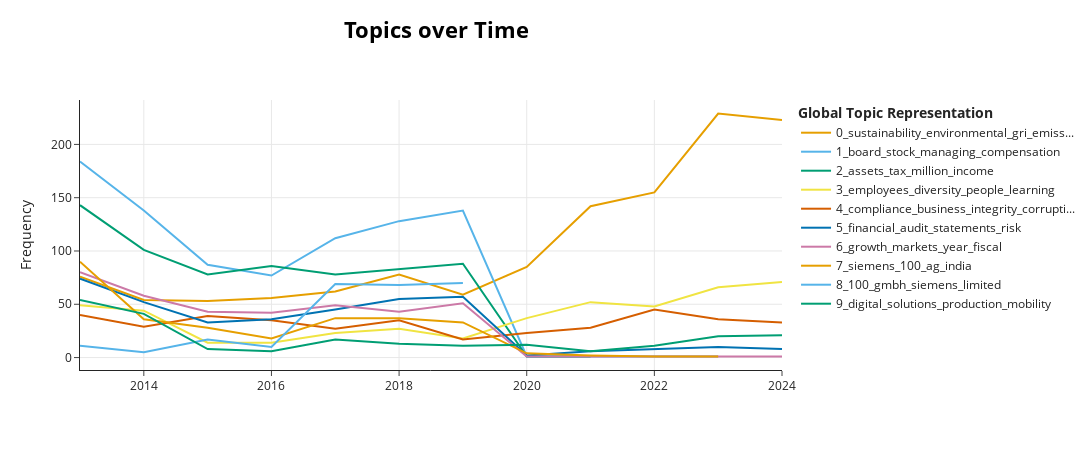

This figure's notebook cell:
### Code cell
topics_over_time = topic_model.topics_over_time(flat_chunks, years)
topic_model.visualize_topics_over_time(topics_over_time, top_n_topics=10)

### Figure 1 — Plotly figure (JSON) as saved in the notebook; plotly's stock layout.template omitted (floating-point values rounded to 4 significant figures)
{"data": [{"hoverinfo": "text", "hovertext": ["<b>Topic 0</b><br>Words: environmental, sustainability, portfolio, water, siemens", "<b>Topic 0</b><br>Words: environmental, sustainability, water, report, siemens", "<b>Topic 0</b><br>Words: environmental, portfolio, sustainability, emissions, carbon", "<b>Topic 0</b><br>Words: environmental, water, sustainability, portfolio, emissions", "<b>Topic 0</b><br>Words: environmental, water, sustainability, portfolio, emissions", "<b>Topic 0</b><br>Words: environmental, sustainability, human, water, rights", "<b>Topic 0</b><br>Words: environmental, sustainability, water, human, siemens", "<b>Topic 0</b><br>Words: sustainability, environmental, siemens, 2020, water", "<b>Topic 0</b><br>Words: sustainability, gri, environmental, 2021, fiscal", "<b>Topic 0</b><br>Words: sustainability, gri, wef, emissions, 2022", "<b>Topic 0</b><br>Words: gri, sustainability, wef, emissions, fiscal", "<b>Topic 0</b><br>Words: sustainability, gri, emissions, siemens, water"], "marker": {"color": "#E69F00"}, "mode": "lines", "name": "0_sustainability_environmental_gri_emiss...", "type": "scatter", "x": [2013, 2014, 2015, 2016, 2017, 2018, 2019, 2020, 2021, 2022, 2023, 2024], "y": [76, 54, 53, 56, 62, 78, 59, 85, 142, 155, 229, 223]}, {"hoverinfo": "text", "hovertext": ["<b>Topic 1</b><br>Words: board, stock, 2013, managing, supervisory", "<b>Topic 1</b><br>Words: board, stock, managing, 2014, compensation", "<b>Topic 1</b><br>Words: board, stock, managing, 2015, compensation", "<b>Topic 1</b><br>Words: board, stock, compensation, managing, 2015", "<b>Topic 1</b><br>Words: board, stock, managing, compensation, supervisory", "<b>Topic 1</b><br>Words: board, stock, managing, supervisory, compensation", "<b>Topic 1</b><br>Words: board, managing, compensation, stock, supervisory", "<b>Topic 1</b><br>Words: germa, mium, workforces, pensioners, spf", "<b>Topic 1</b><br>Words: strategy, board, company, managing, advises"], "marker": {"color": "#56B4E9"}, "mode": "lines", "name": "1_board_stock_managing_compensation", "type": "scatter", "x": [2013, 2014, 2015, 2016, 2017, 2018, 2019, 2020, 2023], "y": [184, 138, 87, 77, 112, 128, 138, 1, 1]}, {"hoverinfo": "text", "hovertext": ["<b>Topic 2</b><br>Words: million, assets, income, tax, cash", "<b>Topic 2</b><br>Words: income, million, tax, cash, 2014", "<b>Topic 2</b><br>Words: assets, million, income, cash, tax", "<b>Topic 2</b><br>Words: assets, million, tax, 2016, cash", "<b>Topic 2</b><br>Words: tax, million, assets, income, cash", "<b>Topic 2</b><br>Words: tax, assets, income, cash, financial", "<b>Topic 2</b><br>Words: tax, assets, 2019, million, cash", "<b>Topic 2</b><br>Words: plans, defined, pension, benefit, contribution", "<b>Topic 2</b><br>Words: plans, defined, benefit, contributions, contribution"], "marker": {"color": "#009E73"}, "mode": "lines", "name": "2_assets_tax_million_income", "type": "scatter", "x": [2013, 2014, 2015, 2016, 2017, 2018, 2019, 2020, 2021], "y": [143, 101, 78, 86, 78, 83, 88, 1, 1]}, {"hoverinfo": "text", "hovertext": ["<b>Topic 3</b><br>Words: employees, diversity, programs, employee, siemens", "<b>Topic 3</b><br>Words: culture, employees, diversity, siemens, people", "<b>Topic 3</b><br>Words: employees, employee, diversity, people, learning", "<b>Topic 3</b><br>Words: employees, diversity, employee, siemens, women", "<b>Topic 3</b><br>Words: diversity, employees, people, siemens, employee", "<b>Topic 3</b><br>Words: employees, diversity, people, siemens, women", "<b>Topic 3</b><br>Words: employees, diversity, people, learning, siemens", "<b>Topic 3</b><br>Words: employees, diversity, siemens, learning, people", "<b>Topic 3</b><br>Words: diversity, people, employees, learning, women", "<b>Topic 3</b><br>Words: people, employees, learning, diversity, women", "<b>Topic 3</b><br>Words: people, learning, diversity, employees, siemens", "<b>Topic 3</b><br>Words: learning, people, employees, siemens, diversity"], "marker": {"color": "#F0E442"}, "mode": "lines", "name": "3_employees_diversity_people_learning", "type": "scatter", "x": [2013, 2014, 2015, 2016, 2017, 2018, 2019, 2020, 2021, 2022, 2023, 2024], "y": [49, 44, 14, 14, 23, 27, 18, 37, 52, 48, 66, 71]}, {"hoverinfo": "text", "hovertext": ["<b>Topic 4</b><br>Words: compliance, business, integrity, corruption, conduct", "<b>Topic 4</b><br>Words: compliance, integrity, business, corruption, training", "<b>Topic 4</b><br>Words: compliance, business, integrity, corruption, suppliers", "<b>Topic 4</b><br>Words: compliance, integrity, business, corruption, risk", "<b>Topic 4</b><br>Words: compliance, corruption, integrity, business, risk", "<b>Topic 4</b><br>Words: compliance, integrity, corruption, business, conduct", "<b>Topic 4</b><br>Words: compliance, business, corruption, integrity, risk", "<b>Topic 4</b><br>Words: compliance, business, corruption, integrity, fiscal", "<b>Topic 4</b><br>Words: compliance, business, 2021, corruption, integrity", "<b>Topic 4</b><br>Words: compliance, audits, business, corruption, 2022", "<b>Topic 4</b><br>Words: compliance, business, risk, integrity, audits", "<b>Topic 4</b><br>Words: compliance, business, audits, risk, corruption"], "marker": {"color": "#D55E00"}, "mode": "lines", "name": "4_compliance_business_integrity_corrupti...", "type": "scatter", "x": [2013, 2014, 2015, 2016, 2017, 2018, 2019, 2020, 2021, 2022, 2023, 2024], "y": [40, 29, 39, 35, 27, 35, 17, 23, 28, 45, 36, 33]}, {"hoverinfo": "text", "hovertext": ["<b>Topic 5</b><br>Words: financial, audit, statements, consolidated, risk", "<b>Topic 5</b><br>Words: financial, statements, audit, risk, management", "<b>Topic 5</b><br>Words: financial, audit, statements, management, risk", "<b>Topic 5</b><br>Words: financial, audit, statements, risk, group", "<b>Topic 5</b><br>Words: financial, audit, statements, group, risk", "<b>Topic 5</b><br>Words: financial, audit, statements, group, management", "<b>Topic 5</b><br>Words: financial, audit, statements, group, risk", "<b>Topic 5</b><br>Words: assurance, financial, engagement, statements, report", "<b>Topic 5</b><br>Words: assurance, engagement, report, statements, financial", "<b>Topic 5</b><br>Words: assurance, engagement, report, statements, financial", "<b>Topic 5</b><br>Words: assurance, report, engagement, statements, financial", "<b>Topic 5</b><br>Words: assurance, report, engagement, financial, risks"], "marker": {"color": "#0072B2"}, "mode": "lines", "name": "5_financial_audit_statements_risk", "type": "scatter", "x": [2013, 2014, 2015, 2016, 2017, 2018, 2019, 2020, 2021, 2022, 2023, 2024], "y": [74, 52, 33, 36, 45, 55, 57, 2, 6, 8, 10, 8]}, {"hoverinfo": "text", "hovertext": ["<b>Topic 6</b><br>Words: growth, millions, page, markets, adjusted", "<b>Topic 6</b><br>Words: growth, markets, year, 2014, fiscal", "<b>Topic 6</b><br>Words: growth, division, markets, fiscal, year", "<b>Topic 6</b><br>Words: growth, orders, fiscal, division, markets", "<b>Topic 6</b><br>Words: growth, markets, fiscal, year, market", "<b>Topic 6</b><br>Words: growth, orders, year, fiscal, revenue", "<b>Topic 6</b><br>Words: growth, year, orders, fiscal, revenue", "<b>Topic 6</b><br>Words: commonwealth, independent, states, growth, markets", "<b>Topic 6</b><br>Words: commonwealth, independent, states, growth, markets", "<b>Topic 6</b><br>Words: commonwealth, independent, states, growth, markets"], "marker": {"color": "#CC79A7"}, "mode": "lines", "name": "6_growth_markets_year_fiscal", "type": "scatter", "x": [2013, 2014, 2015, 2016, 2017, 2018, 2019, 2020, 2021, 2024], "y": [80, 58, 43, 42, 49, 43, 51, 1, 1, 1]}, {"hoverinfo": "text", "hovertext": ["<b>Topic 7</b><br>Words: siemens, ag, million, warrants, 2013", "<b>Topic 7</b><br>Words: siemens, damages, court, reported, financial", "<b>Topic 7</b><br>Words: siemens, warrants, court, 2015, damages", "<b>Topic 7</b><br>Words: siemens, ag, proceedings, 2016, damages", "<b>Topic 7</b><br>Words: india, siemens, 100, chennai, private", "<b>Topic 7</b><br>Words: siemens, india, private, chennai, 100", "<b>Topic 7</b><br>Words: siemens, 100, ag, unlimited, india", "<b>Topic 7</b><br>Words: gdp, siemens, contribution, induced, 2020", "<b>Topic 7</b><br>Words: ai, induced, siemens, supported, 2021", "<b>Topic 7</b><br>Words: patent, 2022, sdg, development, billion", "<b>Topic 7</b><br>Words: expenses, billion, 2023, capitalized, rated"], "marker": {"color": "#E69F00"}, "mode": "lines", "name": "7_siemens_100_ag_india", "type": "scatter", "x": [2013, 2014, 2015, 2016, 2017, 2018, 2019, 2020, 2021, 2022, 2023], "y": [90, 36, 28, 18, 37, 37, 33, 4, 2, 1, 1]}, {"hoverinfo": "text", "hovertext": ["<b>Topic 8</b><br>Words: 100, gmbh, siemens, limited, 10010", "<b>Topic 8</b><br>Words: 100, gmbh, siemens, 10011, grünwald", "<b>Topic 8</b><br>Words: 100, gmbh, siemens, limited, healthcare", "<b>Topic 8</b><br>Words: 100, gmbh, siemens, limited, healthcare", "<b>Topic 8</b><br>Words: 100, gmbh, siemens, limited, healthcare", "<b>Topic 8</b><br>Words: 100, gmbh, siemens, limited, gamesa", "<b>Topic 8</b><br>Words: 100, gmbh, siemens, gamesa, limited"], "marker": {"color": "#56B4E9"}, "mode": "lines", "name": "8_100_gmbh_siemens_limited", "type": "scatter", "x": [2013, 2014, 2015, 2016, 2017, 2018, 2019], "y": [11, 5, 17, 10, 69, 68, 70]}, {"hoverinfo": "text", "hovertext": ["<b>Topic 9</b><br>Words: production, solutions, industry, software, industrial", "<b>Topic 9</b><br>Words: industry, solutions, production, software, drive", "<b>Topic 9</b><br>Words: mobility, division, solutions, rail, digital", "<b>Topic 9</b><br>Words: mobility, solutions, rail, systems, services", "<b>Topic 9</b><br>Words: digital, mobility, mindsphere, solutions, systems", "<b>Topic 9</b><br>Words: digital, mobility, solutions, production, research", "<b>Topic 9</b><br>Words: mobility, digital, systems, solutions, technology", "<b>Topic 9</b><br>Words: digital, technology, cvcc, digitalization, customer", "<b>Topic 9</b><br>Words: digital, customers, technology, siemens, business", "<b>Topic 9</b><br>Words: digital, sustainable, customers, technology, solutions", "<b>Topic 9</b><br>Words: digital, customers, technology, mobility, solutions", "<b>Topic 9</b><br>Words: digital, customers, technology, siemens, sustainable"], "marker": {"color": "#009E73"}, "mode": "lines", "name": "9_digital_solutions_production_mobility", "type": "scatter", "x": [2013, 2014, 2015, 2016, 2017, 2018, 2019, 2020, 2021, 2022, 2023, 2024], "y": [54, 41, 8, 6, 17, 13, 11, 12, 6, 11, 20, 21]}], "layout": {"height": 450, "hoverlabel": {"bgcolor": "white", "font": {"family": "Rockwell", "size": 16}}, "legend": {"title": {"text": "<b>Global Topic Representation"}}, "title": {"font": {"color": "Black", "size": 22}, "text": "<b>Topics over Time</b>", "x": 0.4, "xanchor": "center", "y": 0.95, "yanchor": "top"}, "width": 1250, "xaxis": {"showgrid": true}, "yaxis": {"showgrid": true, "title": {"text": "Frequency"}}}}
